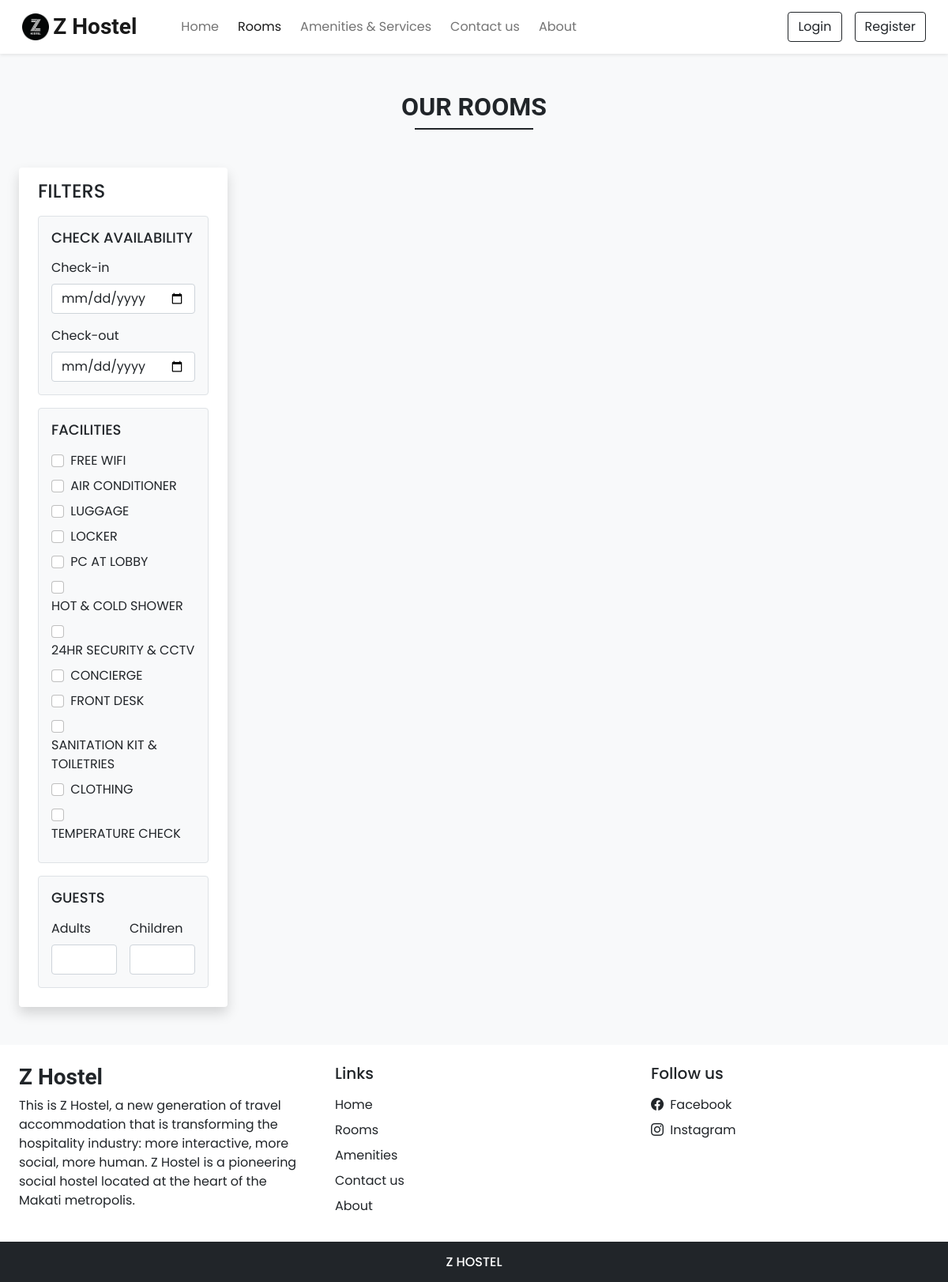
The page /rooms.php on the database its author committed.
### tables this page shows
CREATE TABLE `settings` (
  `sr_no` int(11) NOT NULL,
  `site_title` varchar(50) NOT NULL,
  `site_about` mediumtext NOT NULL,
  `shutdown` tinyint(1) NOT NULL
);

CREATE TABLE `facilities` (
  `id` int(11) NOT NULL,
  `icon` varchar(100) NOT NULL,
  `name` varchar(50) NOT NULL,
  `description` varchar(250) NOT NULL
);

### admin/inc/db_config.php (called while the page is built, shortened)
<?php
  function selectAll($table)
  {
    $con = $GLOBALS['con'];
    $res = mysqli_query($con,"SELECT * FROM $table");
    return $res;
  }
  function select($sql,$values,$datatypes)
  {
    $con = $GLOBALS['con'];
    if($stmt = mysqli_prepare($con,$sql))
    {
      mysqli_stmt_bind_param($stmt,$datatypes,...$values);
      if(mysqli_stmt_execute($stmt)){
        $res = mysqli_stmt_get_result($stmt);
        return $res;
      }
      else{
        mysqli_stmt_close($stmt);
        die("Query cannot be executed - Select");
      }
    }
    else{
      die("Query cannot be prepared - Select");
    }
  }
?>

### rooms.php (the view, shortened to what this page needs)
<!DOCTYPE html>
<html lang="en">
<head>
  <?php require('inc/links.php'); ?>
</head>
<body class="bg-light">
  <?php
    require('inc/header.php');
    $checkin_default="";
    $checkout_default="";
    $adult_default="";
    $children_default="";
  ?>
  <div class="my-5 px-4">
    <h2 class="fw-bold h-font text-center">OUR ROOMS</h2>
    <div class="h-line bg-dark"></div>
  </div>
  <div class="container-fluid">
    <div class="row">
      <div class="col-lg-3 col-md-12 mb-lg-0 mb-4 ps-4">
        <nav class="navbar navbar-expand-lg navbar-light bg-white rounded shadow">
          <div class="container-fluid flex-lg-column align-items-stretch">
            <h4 class="mt-2">FILTERS</h4>
            <div class="collapse navbar-collapse flex-column align-items-stretch mt-2" id="filterDropdown">
              <div class="border bg-light p-3 rounded mb-3">
                <h5 class="d-flex align-items-center justify-content-between mb-3" style="font-size: 18px;">
                  <span>CHECK AVAILABILITY</span>
                </h5>
                <label class="form-label">Check-in</label>
                <input type="date" class="form-control shadow-none mb-3" value="<?php echo $checkin_default ?>" id="checkin" onchange="chk_avail_filter()">
                <label class="form-label">Check-out</label>
                <input type="date" class="form-control shadow-none" value="<?php echo $checkout_default ?>"  id="checkout" onchange="chk_avail_filter()">
              </div>
              <div class="border bg-light p-3 rounded mb-3">
                <h5 class="d-flex align-items-center justify-content-between mb-3" style="font-size: 18px;">
                  <span>FACILITIES</span>
                </h5>
                <?php
                  $facilities_q = selectAll('facilities');
                  while($row = mysqli_fetch_assoc($facilities_q))
                  {
                    echo<<<facilities
                      <div class="mb-2">
                        <input type="checkbox" onclick="fetch_rooms()" name="facilities" value="$row[id]" class="form-check-input shadow-none me-1" id="$row[id]">
                        <label class="form-check-label" for="$row[id]">$row[name]</label>
                      </div>
                    facilities;
                  }
                ?>
              </div>
              <div class="border bg-light p-3 rounded mb-3">
                <h5 class="d-flex align-items-center justify-content-between mb-3" style="font-size: 18px;">
                  <span>GUESTS</span>
                </h5>
                <div class="d-flex">
                  <div class="me-3">
                    <label class="form-label">Adults</label>
                    <input type="number" min="1" id="adults" value="<?php echo $adult_default ?>" oninput="guests_filter()" class="form-control shadow-none">
                  </div>
                  <div>
                    <label class="form-label">Children</label>
                    <input type="number" min="1" id="children" value="<?php echo $children_default ?>" oninput="guests_filter()" class="form-control shadow-none">
                  </div>
                </div>
              </div>
            </div>
          </div>
        </nav>
      </div>
      <div class="col-lg-9 col-md-12 px-4" id="rooms-data">
      </div>
    </div>
  </div>
  <?php require('inc/footer.php'); ?>
</body>
</html>

### inc/links.php (shortened to what this page needs)
<link href="https://cdn.jsdelivr.net/npm/bootstrap@5.0.2/dist/css/bootstrap.min.css" rel="stylesheet">
<link rel="stylesheet" href="https://cdn.jsdelivr.net/npm/bootstrap-icons@1.9.1/font/bootstrap-icons.css">
<link rel="stylesheet" href="css/common.css">
<?php
  require('admin/inc/db_config.php');
  $contact_q = "SELECT * FROM `contact_details` WHERE `sr_no`=?";
  $settings_q = "SELECT * FROM `settings` WHERE `sr_no`=?";
  $values = [1];
  $contact_r = mysqli_fetch_assoc(select($contact_q,$values,'i'));
  $settings_r = mysqli_fetch_assoc(select($settings_q,$values,'i'));
?>

### inc/header.php (shortened to what this page needs)
<nav id="nav-bar" class="navbar navbar-expand-lg navbar-light bg-white px-lg-3 py-lg-2 shadow-sm sticky-top">
  <div class="container-fluid">
      <img src="images/logo/zhostel logo.png" style="width: 3%; height: 3%; margin-right:5px;">
    <a class="navbar-brand me-5 fw-bold fs-3 h-font" href="index.php"><?php echo $settings_r['site_title'] ?></a>
    <div class="collapse navbar-collapse" id="navbarSupportedContent">
      <ul class="navbar-nav me-auto mb-2 mb-lg-0">
        <li class="nav-item">
          <a class="nav-link me-2" href="index.php">Home</a>
        </li>
        <li class="nav-item">
          <a class="nav-link me-2" href="rooms.php">Rooms</a>
        </li>
        <li class="nav-item">
          <a class="nav-link me-2" href="facilities.php">Amenities & Services</a>
        </li>
        <li class="nav-item">
          <a class="nav-link me-2" href="contact.php">Contact us</a>
        </li>
        <li class="nav-item">
          <a class="nav-link" href="about.php">About</a>
        </li>
      </ul>
      <div class="d-flex">
        <?php
          if(isset($_SESSION['login']) && $_SESSION['login']==true)
          {
            $path = USERS_IMG_PATH;
            echo<<<data
              <div class="btn-group">
                <button type="button" class="btn btn-outline-dark shadow-none dropdown-toggle" data-bs-toggle="dropdown" data-bs-display="static" aria-expanded="false">
                  <img src="$path$_SESSION[uPic]" style="width: 25px; height: 25px;" class="me-1 rounded-circle">
                  $_SESSION[uName]
                </button>
                <ul class="dropdown-menu dropdown-menu-lg-end">
                  <li><a class="dropdown-item" href="profile.php">Profile</a></li>
                  <li><a class="dropdown-item" href="bookings.php">Bookings</a></li>
                  <li><a class="dropdown-item" href="logout.php">Logout</a></li>
                </ul>
              </div>
            data;
          }
          else
          {
            echo<<<data
              <button type="button" class="btn btn-outline-dark shadow-none me-lg-3 me-2" data-bs-toggle="modal" data-bs-target="#loginModal">
                Login
              </button>
              <button type="button" class="btn btn-outline-dark shadow-none" data-bs-toggle="modal" data-bs-target="#registerModal">
                Register
              </button>
            data;
          }
        ?>
      </div>
    </div>
  </div>
</nav>

### inc/footer.php (shortened to what this page needs)
<div class="container-fluid bg-white mt-5">
  <div class="row">
    <div class="col-lg-4 p-4">
      <h3 class="h-font fw-bold fs-3 mb-2"><?php echo $settings_r['site_title'] ?></h3>
      <p>
        <?php echo $settings_r['site_about'] ?>
      </p>
    </div>
    <div class="col-lg-4 p-4">
      <h5 class="mb-3">Links</h5>
      <a href="index.php" class="d-inline-block mb-2 text-dark text-decoration-none">Home</a> <br>
      <a href="rooms.php" class="d-inline-block mb-2 text-dark text-decoration-none">Rooms</a> <br>
      <a href="facilities.php" class="d-inline-block mb-2 text-dark text-decoration-none">Amenities</a> <br>
      <a href="contact.php" class="d-inline-block mb-2 text-dark text-decoration-none">Contact us</a> <br>
      <a href="about.php" class="d-inline-block mb-2 text-dark text-decoration-none">About</a>
    </div>
    <div class="col-lg-4 p-4">
        <h5 class="mb-3">Follow us</h5>
        <a href="<?php echo $contact_r['fb'] ?>" class="d-inline-block text-dark text-decoration-none mb-2">
          <i class="bi bi-facebook me-1"></i> Facebook
        </a><br>
        <a href="<?php echo $contact_r['insta'] ?>" class="d-inline-block text-dark text-decoration-none">
          <i class="bi bi-instagram me-1"></i> Instagram
        </a><br>
    </div>
  </div>
</div>
<h6 class="text-center bg-dark text-white p-3 m-0">Z HOSTEL</h6>

### css/common.css (style rules this page uses)
:root { --teal: #2ec1ac; --teal_hover: #279e8c; }
* { font-family: 'Poppins', sans-serif; }
.h-font { font-family: 'Roboto', sans-serif; }
input[type=number] { -moz-appearance: textfield; }
.h-line { width: 150px; margin: 0 auto; height: 1.7px; }

### rows shown on the page
settings: site_title "Z Hostel", site_about "This is Z Hostel, a new generation of travel accommodation that is transforming the hospitality industry: more interactive, more social, more human. Z Hostel is a pioneering social hostel located at the heart of the Makati metropolis."
facilities: name "FREE WIFI"
facilities: name "AIR CONDITIONER"
facilities: name "LUGGAGE"
facilities: name "LOCKER"
facilities: name "PC AT LOBBY"
facilities: name "HOT & COLD SHOWER"
facilities: name "24HR SECURITY & CCTV"
facilities: name "CONCIERGE"
facilities: name "FRONT DESK"
facilities: name "SANITATION KIT & TOILETRIES"
facilities: name "CLOTHING"
facilities: name "TEMPERATURE CHECK"
